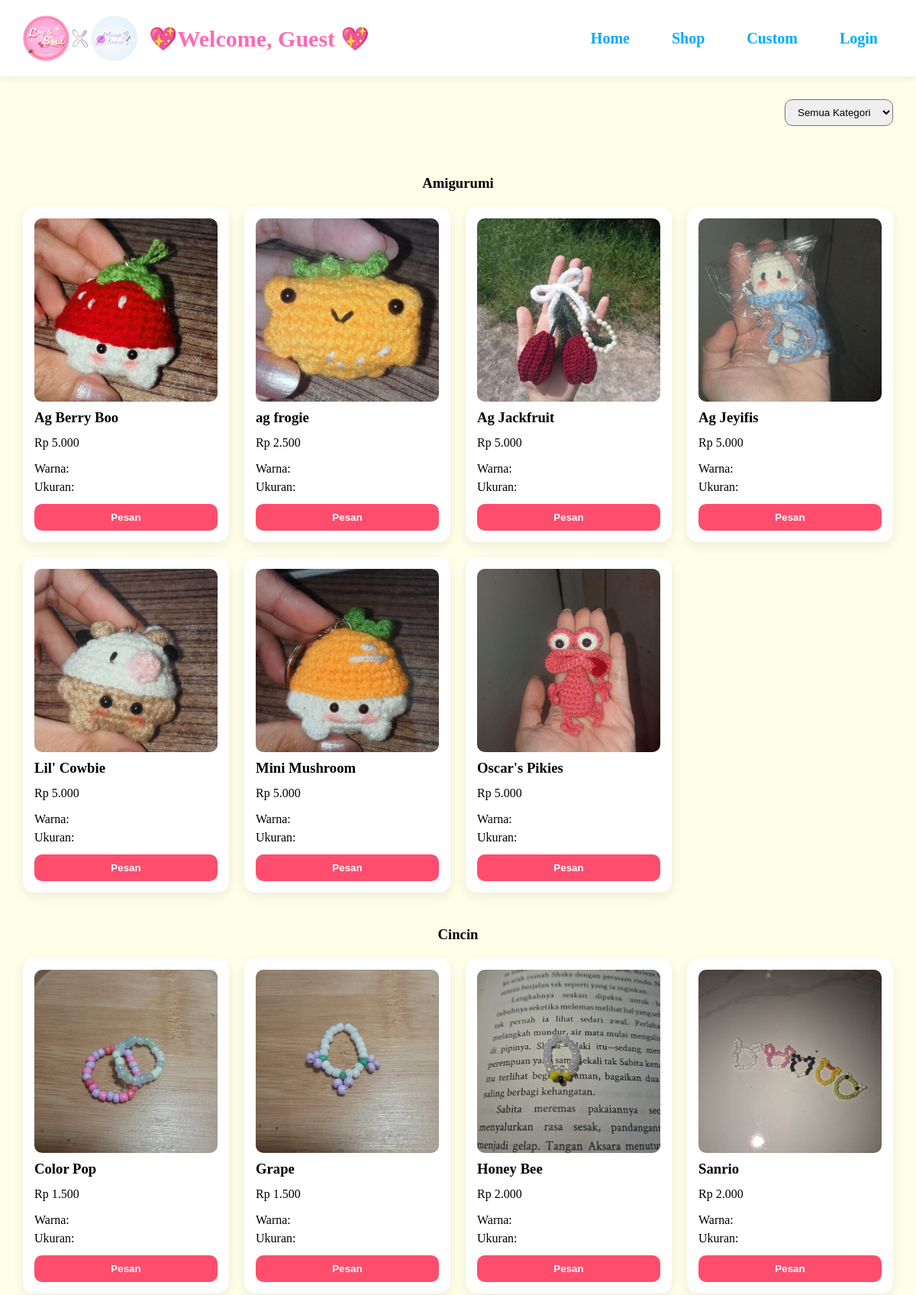
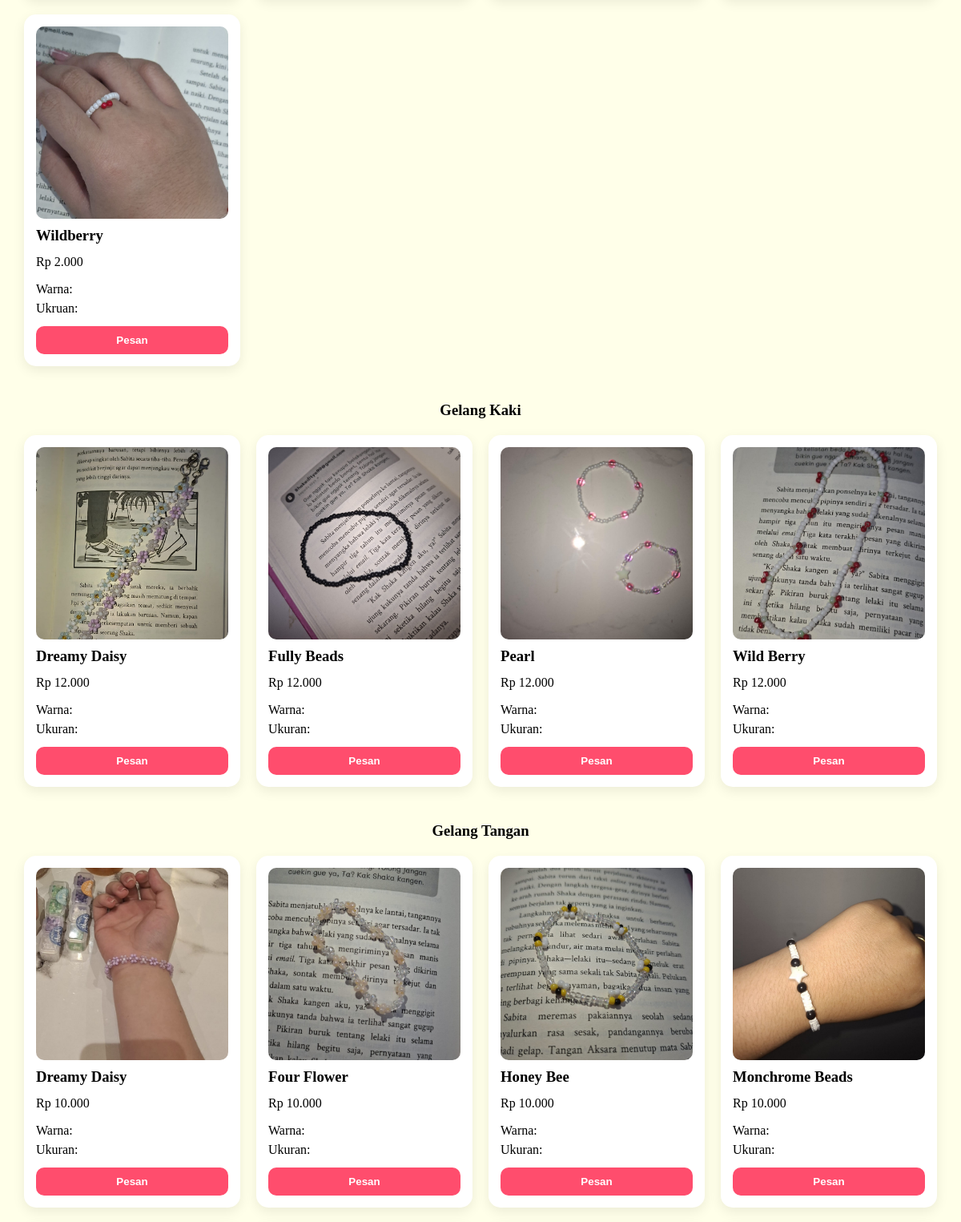
The page /shop.php (upper part) on the database its author committed (2 pictures, top to bottom).
### tables this page shows
CREATE TABLE `product` (
  `id` int(100) NOT NULL,
  `name` varchar(50) NOT NULL,
  `description` text NOT NULL,
  `price` double NOT NULL,
  `photo` varchar(255) NOT NULL,
  `category` varchar(20) NOT NULL
);

### shop.php (the view, shortened to what this page needs)
<?php
include 'koneksi.php';
$query = mysqli_query($conn, "
    SELECT *
    FROM product
    ORDER BY category, name, description
");
$produk = [];
while($row = mysqli_fetch_assoc($query)){
    $produk[$row['category']][] = $row;
}
?>
<head>
<link rel="stylesheet" href="css/shop.css">
</head>
<body>
<?php include 'header.php'; ?>
<section class="shop-container">
    <div id="filter">
        <select onchange="lompatKategori(this.value)">
            <option value="">Semua Kategori</option>
        </select>
    </div>
<?php foreach($produk as $kategori => $items){ ?>
<section id="<?= strtolower(str_replace(' ','-',$kategori)) ?>">
    <h1 class="shop-title"><br><br>
        <?= $kategori ?>
    </h1>
    <div class="grid">
        <?php foreach($items as $row){ ?>
        <div class="card">
            <img
                src="images/<?= $row['photo']; ?>"
                alt="<?= $row['name']; ?>"
            >
            <h3><?= $row['name']; ?></h3>
            <p class="harga">
                Rp <?= number_format($row['price'],0,',','.'); ?>
            </p>
            <?php if(!empty($row['description'])){ ?>
                <p><?= nl2br($row['description']); ?></p>
            <?php } ?>
            <button
    type="button"
    data-id="<?= $row['id']; ?>"
    onclick="openPopup(this)">
    Pesan
</button>
        </div>
        <?php } ?>
    </div>
</section>
<?php } ?>
</section>
<?php include 'footer.php'; ?>
</body>

### header.php (shortened to what this page needs)
<?php
$full_name = isset($_SESSION['full_name'])
    ? $_SESSION['full_name']
    : 'Guest';
?>
<link rel="stylesheet" href="css/header.css">
<header class="navbar">
<nav>
<div class="left-header">
    <div class="logo">
        <img src="images/logo/logo.png" width="150">
    </div>
    <div class="welcome" >
        💖Welcome, <?= htmlspecialchars($full_name); ?> 💖
    </div>
</div>
<div class="menu">
    <a href="home.php">Home</a>
    <a href="shop.php">Shop</a>
    <a href="custom.php">Custom</a>
    <?php if(isset($_SESSION['id_users'])): ?>
        <a href="logout.php">Logout</a>
    <?php else: ?>
        <a href="login.php">Login</a>
    <?php endif; ?>
</div>
</nav>
</header>

### footer.php (shortened to what this page needs)
<link rel="stylesheet" href="css/style.css">

### css/shop.css (style rules this page uses)
.shop-container { padding:30px; }
.shop-title { text-align:center; margin-bottom:20px; }
#filter { display:flex; justify-content:flex-end; margin-bottom:20px; }
#filter select { padding:8px 12px; border-radius:10px; }
.grid { display:grid; grid-template-columns:repeat(auto-fit,minmax(250px,1fr)); gap:20px; }
.card { background:white; border-radius:15px; overflow:hidden; padding:15px; box-shadow:0 5px 15px rgba(0,0,0,.08); transition:.3s; }
.card img { width:100%; aspect-ratio:1/1; object-fit:cover; border-radius:10px; }
.card h3 { margin-top:10px; display:flex; justify-content:space-between; align-items:center; font-family:Times New Roman, serif; }
.card p { margin:10px 0; line-height:1.5; }
.card button { width:100%; padding:10px; border:none; background:#ff4d6d; color:white; border-radius:10px; cursor:pointer; font-weight:bold; transition:.3s; }

### css/header.css (style rules this page uses)
.navbar { background: #fff; padding: 20px 30px; position: sticky; top: 0; z-index: 1000; box-shadow: 0 2px 10px rgba(0, 0, 0, .08); }
nav { display: flex; justify-content: space-between; align-items: center; }
.logo img { height: 60px; }
.menu { display: flex; gap: 15px; justify-content: flex-end; font-family: 'Times New Roman', Times, serif; }
.menu a { font-size: 20px; text-decoration: none; color: #00aaff; font-weight: bold; padding: 10px 20px; border-radius: 50px; transition: .3s; font-family: 'Times New Roman', Times, serif; }
.welcome { font-size: 30px; font-weight: bold; color: #ff69b4; font-family: 'Caring Father'; }
.left-header { display: flex; align-items: center; gap: 15px; }
section { scroll-margin-top: 100px; }

### css/style.css (style rules this page uses)
* { margin:0; padding:0; box-sizing:border-box; }
body { margin: 0; background-color:rgb(255, 255, 233); }

### rows shown on the page
product: photo (picture), name "Ag Berry Boo", price "5.000", description "Warna: Ukuran:"
product: photo (picture), name "ag frogie", price "2.500", description "Warna: Ukuran:"
product: photo (picture), name "Ag Jackfruit", price "5.000", description "Warna: Ukuran:"
product: photo (picture), name "Ag Jeyifis", price "5.000", description "Warna: Ukuran:"
product: photo (picture), name "Lil' Cowbie", price "5.000", description "Warna: Ukuran:"
product: photo (picture), name "Mini Mushroom", price "5.000", description "Warna: Ukuran:"
product: photo (picture), name "Oscar's Pikies", price "5.000", description "Warna: Ukuran:"
product: photo (picture), name "Color Pop", price "1.500", description "Warna: Ukuran:"
product: photo (picture), name "Grape", price "1.500", description "Warna: Ukuran:"
product: photo (picture), name "Honey Bee", price "2.000", description "Warna: Ukuran:"
product: photo (picture), name "Sanrio", price "2.000", description "Warna: Ukuran:"
product: photo (picture), name "Wildberry", price "2.000", description "Warna: Ukruan:"
product: photo (picture), name "Dreamy Daisy", price "12.000", description "Warna: Ukuran:"
product: photo (picture), name "Fully Beads", price "12.000", description "Warna: Ukuran:"
product: photo (picture), name "Pearl", price "12.000", description "Warna: Ukuran:"
product: photo (picture), name "Wild Berry", price "12.000", description "Warna: Ukuran:"
product: photo (picture), name "Dreamy Daisy", price "10.000", description "Warna: Ukuran:"
product: photo (picture), name "Four Flower", price "10.000", description "Warna: Ukuran:"
product: photo (picture), name "Honey Bee", price "10.000", description "Warna: Ukuran:"
product: photo (picture), name "Monchrome Beads", price "10.000", description "Warna: Ukuran:"

### other values the page prints
$full_name "Guest"
$kategori "Amigurumi"
$kategori "Cincin"
$kategori "Gelang Kaki"
$kategori "Gelang Tangan"
